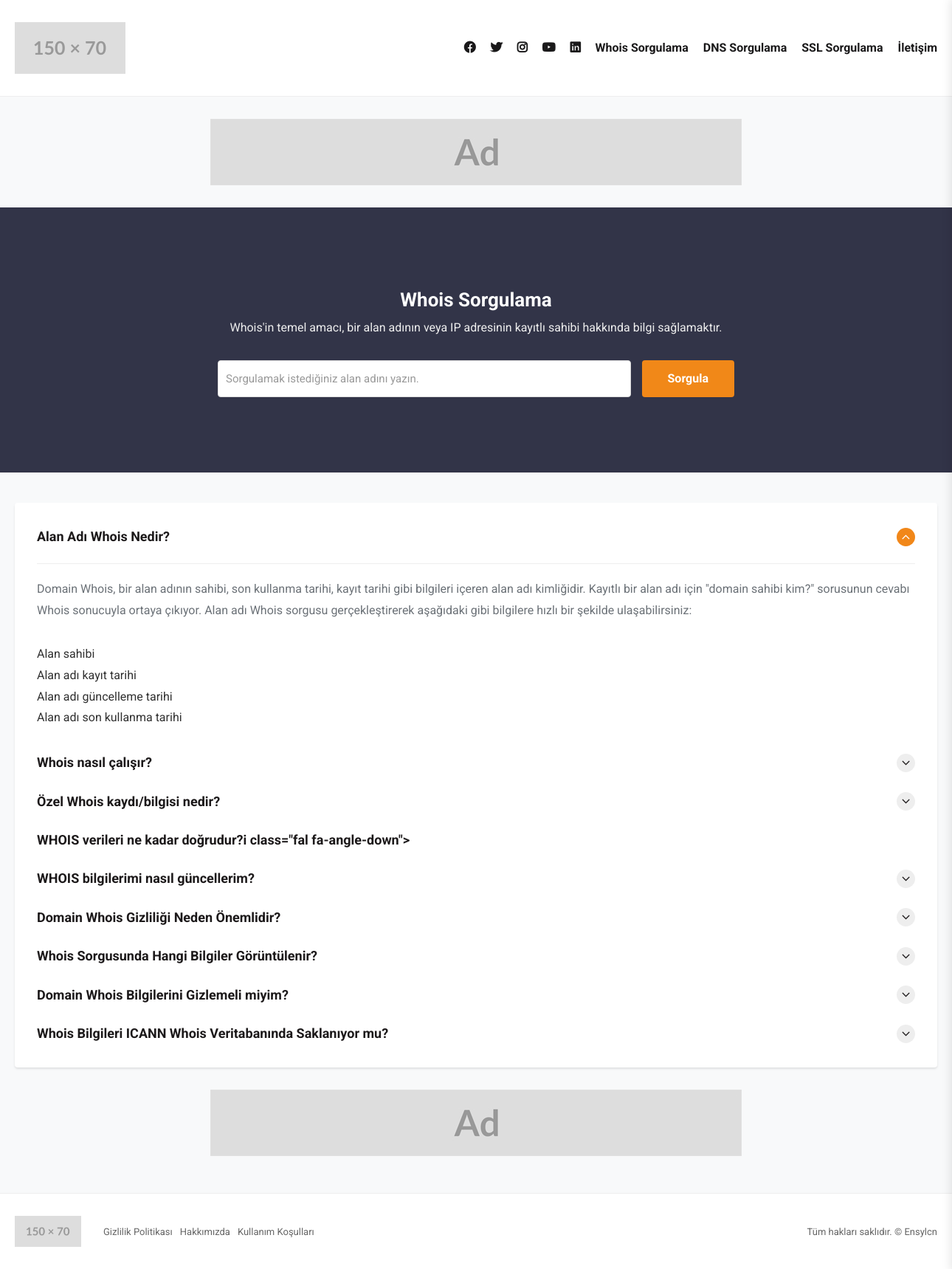
The page / on the database its author committed.
### tables this page shows
CREATE TABLE `settings` (
  `id` int(11) NOT NULL,
  `settings_name` mediumtext NOT NULL,
  `settings_value` mediumtext NOT NULL
);

CREATE TABLE `pages` (
  `id` int(11) NOT NULL,
  `title` text NOT NULL,
  `description` text NOT NULL,
  `status` tinyint(1) NOT NULL,
  `link` text NOT NULL
);

### _class/class.php (called while the page is built, shortened)
<?php
class PIA {
	static $pdo = null;
	static $charset = 'UTF8';
	static $last_stmt = null;
	public static function instance(){
		return
		self::$pdo == null ?
		self::init() :
		self::$pdo;
	}
	public static function init(){
		self::$pdo = new PDO('mysql:host=' . MYSQL_HOST .';dbname=' . MYSQL_DB,	MYSQL_USER,	MYSQL_PASS	);
		self::$pdo->exec('SET NAMES `' . self::$charset . '`');
		self::$pdo->setAttribute(PDO::ATTR_DEFAULT_FETCH_MODE, PDO::FETCH_OBJ);
		return self::$pdo;
	}
	public static function query($query, $bindings = null){
		if(is_null($bindings)){
			if(!self::$last_stmt = self::instance()->query($query))
			return false;
		}else{
			self::$last_stmt = self::prepare($query);
			if(!self::$last_stmt->execute($bindings))
			return false;
		}
		return self::$last_stmt;
	}
	public static function get_var($query, $bindings = null){
		if(!$stmt = self::query($query, $bindings))
		return false;
		return $stmt->fetchColumn();
	}
	public static function base_url($url=null){
	    return ($url==null)? SITE_URL : SITE_URL.$url;
	}
	public static function settings($name){
		return self::get_var("SELECT settings_value FROM settings WHERE settings_name='$name'");
	}
}
$pia = new PIA;
?>

### anasayfa.php (the view, shortened to what this page needs)
<!DOCTYPE html>
<html lang="tr">
	<head>
            <?php
                  require('_inc/head.php');
            ?>
	</head>
	<body class="index">
            <?php require('_inc/header.php'); ?>
            <?php if($header_ad){ ?><div class="ad"><?=$header_ad;?></div> <?php } ?>
            <div class="search">
			<h1><?=$home_form_title;?></h1>
                  <p><?=$home_form_subtitle;?></p>
                  <form class="looking" autocomplete="off">
                        <input type="text" name="domain" class="form-control" placeholder="<?=$home_form_input;?>" value="<?=@$domain;?>" required />
                        <button type="submit" class="btn btn-primary" ><?=$home_form_button;?></button>
                  </form>
		</div>
            <div class="container">
                  <div class="section faq">
                        <div class="collapse open">
                              <h2 class="title">Alan Adı Whois Nedir? <i class="fal fa-angle-down"></i></h2>
                              <div class="content">
                                    <p>Domain Whois, bir alan adının sahibi, son kullanma tarihi, kayıt tarihi gibi bilgileri içeren alan adı kimliğidir. Kayıtlı bir alan adı için "domain sahibi kim?" sorusunun cevabı Whois sonucuyla ortaya çıkıyor. Alan adı Whois sorgusu gerçekleştirerek aşağıdaki gibi bilgilere hızlı bir şekilde ulaşabilirsiniz:</p>
                                     <ul>
                                           <li>Alan sahibi</li>
                                           <li>Alan adı kayıt tarihi</li>
                                           <li>Alan adı güncelleme tarihi</li>
                                           <li>Alan adı son kullanma tarihi</li>
                                    </ul>
                              </div>
                        </div>
                        <div class="collapse">
                              <h3 class="title">Whois nasıl çalışır? <i class="fal fa-angle-down"></i></h3>
                        </div>
                        <div class="collapse">
                              <h3 class="title">Özel Whois kaydı/bilgisi nedir?<i class="fal fa-angle-down"></i></h3>
                        </div>
                        <div class="collapse">
                              <h3 class="title">WHOIS verileri ne kadar doğrudur?i class="fal fa-angle-down"></i></h3>
                        </div>
                        <div class="collapse">
                              <h3 class="title">WHOIS bilgilerimi nasıl güncellerim?<i class="fal fa-angle-down"></i></h3>
                        </div>
                        <div class="collapse">
                              <h3 class="title">Domain Whois Gizliliği Neden Önemlidir?<i class="fal fa-angle-down"></i></h3>
                        </div>
                        <div class="collapse">
                              <h3 class="title">Whois Sorgusunda Hangi Bilgiler Görüntülenir? <i class="fal fa-angle-down"></i></h3>
                        </div>
                        <div class="collapse">
                              <h3 class="title">Domain Whois Bilgilerini Gizlemeli miyim?<i class="fal fa-angle-down"></i></h3>
                        </div>
                        <div class="collapse">
                              <h3 class="title">Whois Bilgileri ICANN Whois Veritabanında Saklanıyor mu?<i class="fal fa-angle-down"></i></h3>
                        </div>
                  </div>
            </div>
	      <?php require('_inc/footer.php'); ?>
	</body>
</html>

### _inc/header.php (shortened to what this page needs)
<header class="header">
      <div class="container">
    	       <a href="<?=$pia->base_url();?>" class="logo"><img src="uploads/<?=$pia->settings('logo');?>" alt="<?=$pia->settings('site_title');?>" /></a>
            <div class="right">
                        <?php if($pia->settings('facebook')){ ?><a href="<?=$pia->settings('facebook');?>" aria-label="Facebook" target="_blank"><i class="fab fa-facebook"></i></a><?php } ?>
                        <?php if($pia->settings('twitter')){ ?><a href="<?=$pia->settings('twitter');?>" aria-label="Twitter" target="_blank"><i class="fab fa-twitter"></i></a><?php } ?>
                        <?php if($pia->settings('instagram')){ ?><a href="<?=$pia->settings('instagram');?>" aria-label="Instagram" target="_blank"><i class="fab fa-instagram"></i></a><?php } ?>
                        <?php if($pia->settings('youtube')){ ?><a href="<?=$pia->settings('youtube');?>" aria-label="YouTube" target="_blank"><i class="fab fa-youtube"></i></a><?php } ?>
                        <?php if($pia->settings('linkedin')){ ?><a href="<?=$pia->settings('linkedin');?>" aria-label="Linkedin" target="_blank"><i class="fab fa-linkedin"></i></a><?php } ?>
                        <a href="whois" aria-label="Whois Sorgulama">Whois Sorgulama</a>
                        <a href="dns" aria-label="DNS Sorgulama">DNS Sorgulama</a>
                        <a href="ssl" aria-label="SSL Sorgulama">SSL Sorgulama</a>
                        <a href="iletisim" aria-label="İletişim">İletişim</a>
            </div>
      </div>
</header>

### _inc/footer.php (shortened to what this page needs)
<?php if($footer_ad){ ?><div class="footer-ad ad" ><div class="container"><?=$footer_ad;?> </div></div><?php } ?>
<div class="footer">
    <div class="container">
	        <div class="logo"><img src="uploads/<?=$pia->settings('logo');?>" alt="<?=$pia->settings('site_title');?>" /></div>
            <ul class="links">
                <?php $list = $pia->query("SELECT * FROM pages WHERE status=1 ORDER BY title ASC"); foreach($list as $item){ ?>
                    <li><a href="<?=$item->link;?>" title="<?=$item->title;?>"><?=$item->title;?></a></li>
                <?php } ?>
            </ul>
            <div class="copyright">
                <?=$pia->settings('copyright');?>
            </div>
    </div>
</div>

### rows shown on the page
settings: settings_value (picture)
settings: settings_value (picture)
settings: settings_value "Whois Sorgulama"
settings: settings_value "Whois'in temel amacı, bir alan adının veya IP adresinin kayıtlı sahibi hakkında bilgi sağlamaktır."
settings: domain "Sorgulamak istediğiniz alan adını yazın."
settings: settings_value "Sorgula"
settings: settings_value (picture)
pages: title "Gizlilik Politikası"
pages: title "Hakkımızda"
pages: title "Kullanım Koşulları"
settings: settings_value "Tüm hakları saklıdır. © Ensylcn"
